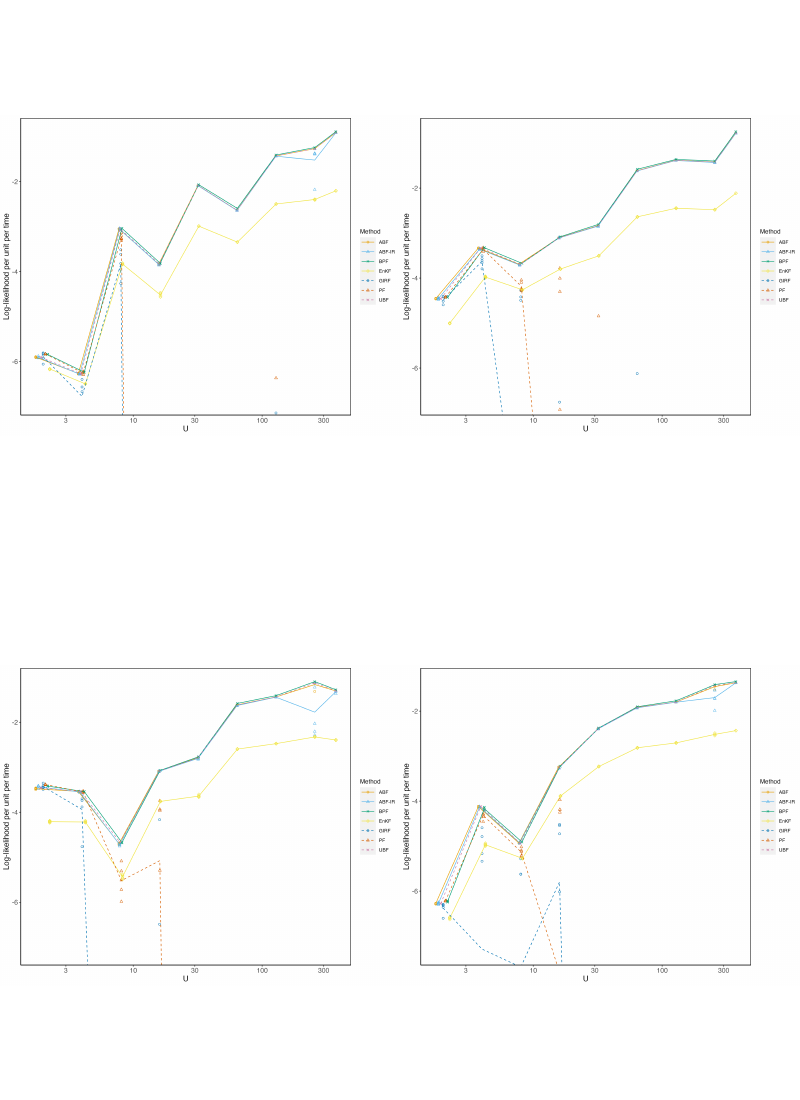

This figure's R source:
library(gridExtra)
library(png)
library(grid)
img1 <- readPNG("filter_tests10.png")
img2 <- readPNG("filter_tests10v2.png")
img3 <- readPNG("filter_tests10v3.png")
img4 <- readPNG("filter_tests10v4.png")
img5 <- readPNG("filter_tests10v6.png")
img6 <- readPNG("filter_tests10v7.png")
img7 <- readPNG("filter_tests10v8.png")
img8 <- readPNG("filter_tests10v9.png")
img9 <- readPNG("filter_tests10v10.png")
img10 <- readPNG("filter_tests10v11.png")

g1 <- rasterGrob(img1, interpolate=TRUE)
g2 <- rasterGrob(img2, interpolate=TRUE)
g3 <- rasterGrob(img3, interpolate=TRUE)
g4 <- rasterGrob(img4, interpolate=TRUE)
g5 <- rasterGrob(img5, interpolate=TRUE)
g6 <- rasterGrob(img6, interpolate=TRUE)
g7 <- rasterGrob(img7, interpolate=TRUE)
g8 <- rasterGrob(img8, interpolate=TRUE)
g9 <- rasterGrob(img9, interpolate=TRUE)
g10 <- rasterGrob(img10, interpolate=TRUE)

pdf("ft10_comparison.pdf", width=8, height=11)
grid.arrange(g1, g2, g3, g4, nrow=2, ncol=2)
grid.arrange(g5, g6, g7, g8, nrow=2, ncol=2)
grid.arrange(g9, g10, nrow=2, ncol=2)
dev.off()